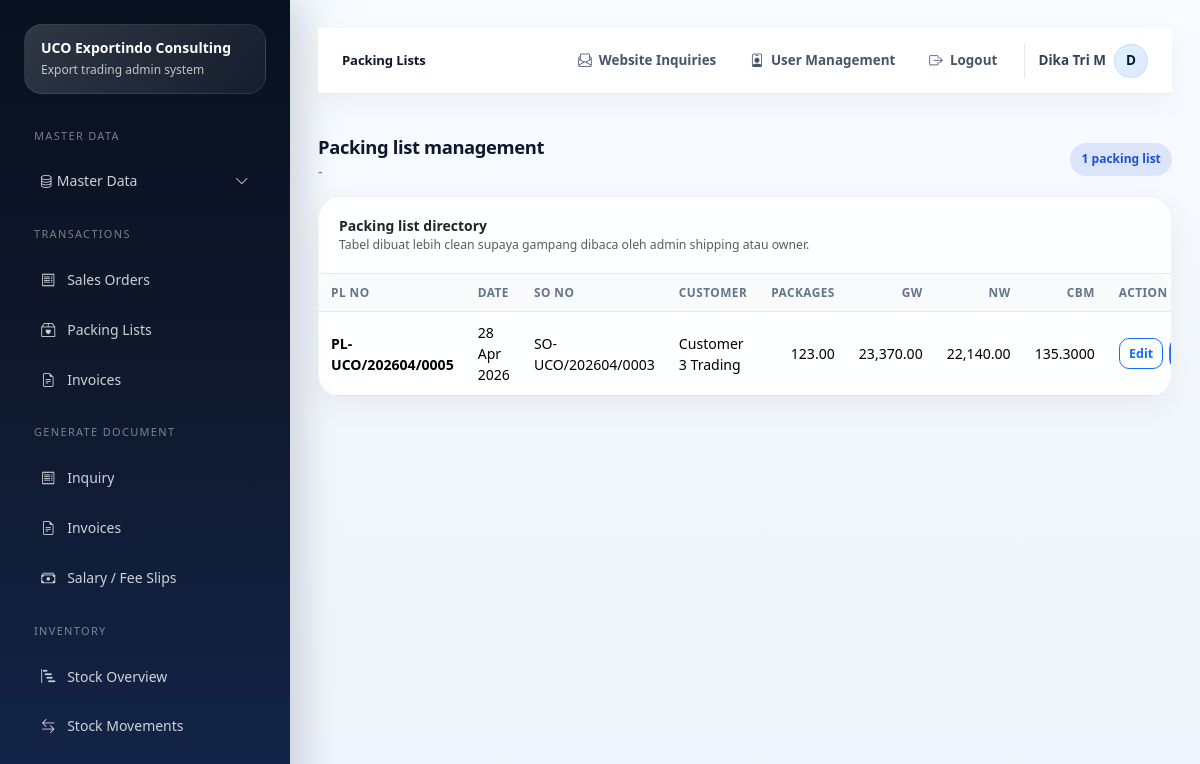
The page /index.php/transactions/packing_lists (signed in) on the database its author committed.
### tables this page shows
CREATE TABLE IF NOT EXISTS `packing_lists` (
  `id` int NOT NULL AUTO_INCREMENT,
  `sales_order_id` int NOT NULL,
  `pl_no` varchar(50) NOT NULL,
  `pl_date` date NOT NULL,
  `marks_numbers` text,
  `total_packages` decimal(18,2) NOT NULL DEFAULT '0.00',
  `gross_weight` decimal(18,2) NOT NULL DEFAULT '0.00',
  `net_weight` decimal(18,2) NOT NULL DEFAULT '0.00',
  `cbm` decimal(18,4) NOT NULL DEFAULT '0.0000',
  `created_at` timestamp NULL DEFAULT CURRENT_TIMESTAMP,
  PRIMARY KEY (`id`),
  UNIQUE KEY `pl_no` (`pl_no`),
  KEY `fk_pl_so` (`sales_order_id`),
  CONSTRAINT `fk_pl_so` FOREIGN KEY (`sales_order_id`) REFERENCES `sales_orders` (`id`) ON DELETE CASCADE
);

CREATE TABLE IF NOT EXISTS `sales_orders` (
  `id` int NOT NULL AUTO_INCREMENT,
  `so_no` varchar(50) NOT NULL,
  `order_date` date NOT NULL,
  `customer_id` int NOT NULL,
  `currency_id` int DEFAULT NULL,
  `incoterm_id` int DEFAULT NULL,
  `payment_term_id` int DEFAULT NULL,
  `warehouse_id` int DEFAULT NULL,
  `destination_port` varchar(150) DEFAULT NULL,
  `remarks` text,
  `created_by` int DEFAULT NULL,
  `total_amount` decimal(18,2) NOT NULL DEFAULT '0.00',
  `status` enum('DRAFT','CONFIRMED','SHIPPED') NOT NULL DEFAULT 'DRAFT',
  `created_at` timestamp NULL DEFAULT CURRENT_TIMESTAMP,
  PRIMARY KEY (`id`),
  UNIQUE KEY `so_no` (`so_no`),
  KEY `fk_so_customer` (`customer_id`),
  KEY `fk_so_currency` (`currency_id`),
  KEY `fk_so_incoterm` (`incoterm_id`),
  KEY `fk_so_payment_term` (`payment_term_id`),
  KEY `fk_so_warehouse` (`warehouse_id`),
  KEY `fk_so_user` (`created_by`),
  CONSTRAINT `fk_so_currency` FOREIGN KEY (`currency_id`) REFERENCES `currencies` (`id`) ON DELETE SET NULL,
  CONSTRAINT `fk_so_customer` FOREIGN KEY (`customer_id`) REFERENCES `customers` (`id`),
  CONSTRAINT `fk_so_incoterm` FOREIGN KEY (`incoterm_id`) REFERENCES `incoterms` (`id`) ON DELETE SET NULL,
  CONSTRAINT `fk_so_payment_term` FOREIGN KEY (`payment_term_id`) REFERENCES `payment_terms` (`id`) ON DELETE SET NULL,
  CONSTRAINT `fk_so_user` FOREIGN KEY (`created_by`) REFERENCES `users` (`id`) ON DELETE SET NULL,
  CONSTRAINT `fk_so_warehouse` FOREIGN KEY (`warehouse_id`) REFERENCES `warehouses` (`id`) ON DELETE SET NULL
);

CREATE TABLE IF NOT EXISTS `customers` (
  `id` int NOT NULL AUTO_INCREMENT,
  `customer_code` varchar(50) DEFAULT NULL,
  `company_name` varchar(150) NOT NULL,
  `pic_name` varchar(100) DEFAULT NULL,
  `email` varchar(100) DEFAULT NULL,
  `phone` varchar(50) DEFAULT NULL,
  `address` text,
  `country` varchar(100) DEFAULT NULL,
  `is_active` tinyint(1) NOT NULL DEFAULT '1',
  PRIMARY KEY (`id`)
);

### application/core/MY_Controller.php (called while the page is built, shortened)
<?php
class MY_Controller extends CI_Controller
{
    protected $user;
    public function __construct()
    {
        $this->user = $this->session->userdata('user');
    }
    protected function render($view, $data = [], $layout = 'admin')
    {
        $data['current_user'] = $this->user;
        $this->load->view('templates/admin_header', $data);
        $this->load->view($view, $data);
        $this->load->view('templates/admin_footer', $data);
    }
}

### application/controllers/Transactions.php (called while the page is built, shortened)
<?php
class Transactions extends MY_Controller
{
    public function packing_lists()
    {
        $data['page_title'] = 'Packing Lists';
        $data['edit'] = $this->input->get('edit') ? $this->pl->get($this->input->get('edit')) : null;
        $data['rows'] = $this->pl->rows();
        $this->render('admin/transactions/packing_lists', $data);
    }
}

### index.php (called while the page is built, shortened)
<?php
require BASEPATH . 'core/CodeIgniter.php';

### application/models/Packing_list_model.php (called while the page is built, shortened)
<?php
class Packing_list_model extends CI_Model
{
    public function rows()
    {
        return $this->db->query("SELECT pl.*, so.so_no, c.company_name FROM packing_lists pl LEFT JOIN sales_orders so ON so.id=pl.sales_order_id LEFT JOIN customers c ON c.id=so.customer_id ORDER BY pl.id DESC")->result_array();
    }
}

### application/helpers/uco_helper.php (called while the page is built, shortened)
<?php
function e($str)
{
    return htmlspecialchars((string)$str, ENT_QUOTES, 'UTF-8');
}
function format_date_id($date)
{
    return date('d M Y', strtotime($date));
}

### application/views/admin/transactions/packing_lists.php (the view, shortened to what this page needs)
<div class="section-block">
    <div class="section-head">
        <div>
            <h3>Packing list management</h3>
            <p>-</p>
        </div>
        <span class="badge-soft badge-soft-primary"><?= is_array($rows) ? count($rows) : 0; ?> packing list</span>
    </div>
    <div class="card shadow-sm">
        <div class="card-header">
            <strong>Packing list directory</strong>
            <div class="text-muted small">Tabel dibuat lebih clean supaya gampang dibaca oleh admin shipping atau owner.</div>
        </div>
        <div class="card-body p-0">
            <div class="table-responsive">
                <table class="table table-sm mb-0 align-middle">
                    <thead>
                        <tr>
                            <th>PL No</th>
                            <th>Date</th>
                            <th>SO No</th>
                            <th>Customer</th>
                            <th class="text-end">Packages</th>
                            <th class="text-end">GW</th>
                            <th class="text-end">NW</th>
                            <th class="text-end">CBM</th>
                            <th class="action-cell">Action</th>
                        </tr>
                    </thead>
                    <tbody>
                        <?php if (!$rows): ?>
                            <tr>
                                <td colspan="9" class="empty-state">Belum ada data packing list.</td>
                            </tr>
                            <?php else: foreach ($rows as $row): ?>
                                <tr>
                                    <td class="fw-semibold"><?= e($row['pl_no']); ?></td>
                                    <td><?= format_date_id($row['pl_date']); ?></td>
                                    <td><?= e($row['so_no']); ?></td>
                                    <td><?= e($row['company_name']); ?></td>
                                    <td class="text-end"><?= number_format((float)$row['total_packages'], 2); ?></td>
                                    <td class="text-end"><?= number_format((float)$row['gross_weight'], 2); ?></td>
                                    <td class="text-end"><?= number_format((float)$row['net_weight'], 2); ?></td>
                                    <td class="text-end"><?= number_format((float)$row['cbm'], 4); ?></td>
                                    <td class="action-cell">
                                        <div class="table-action-group">
                                            <a href="<?= site_url('transactions/packing-lists?edit=' . $row['id']); ?>" class="btn btn-sm btn-outline-primary">Edit</a>
                                        </div>
                                    </td>
                                </tr>
                        <?php endforeach;
                        endif; ?>
                    </tbody>
                </table>
            </div>
        </div>
    </div>
</div>

### assets/css2/app.css (style rules this page uses)
:root { --uco-navy: #0f172a; --uco-navy-2: #111c44; --uco-blue: #1d4ed8; --uco-cyan: #0ea5e9; --uco-green: #10b981; --uco-warning: #f59e0b; --uco-danger: #ef4444; --uco-light: #f8fafc; --uco-line: #e2e8f0; --uco-text: #0f172a; --uco-muted: #64748b; --uco-card: #ffffff; --uco-shadow: 0 20px 45px rgba(15, 23, 42, .08); }
html, body { height: 100%; }
body { font-size: 14px; color: var(--uco-text); background: radial-gradient(circle at top left, rgba(14, 165, 233, .08), transparent 26%), linear-gradient(180deg, #f8fbff 0%, #eef4fb 100%); }
a { text-decoration: none; }
.glass-card, .card, .login-card, .public-soft-card { border: 1px solid rgba(15, 23, 42, .06) !important; border-radius: 22px !important; box-shadow: var(--uco-shadow) !important; }
.card, .glass-card { background: rgba(255,255,255,.9); overflow: hidden; }
.card .card-header { background: transparent !important; border-bottom: 1px solid var(--uco-line); padding: 18px 20px; }
.card .card-body { padding: 20px; }
.table-responsive { border-radius: 18px; }
.table-sm td, .table-sm th { vertical-align: middle; padding: .85rem .9rem; }
.table thead th { background: #f8fafc; color: #334155; font-size: 12px; text-transform: uppercase; letter-spacing: .03em; border-bottom: 1px solid var(--uco-line); }
.badge-soft { padding: .45rem .7rem; border-radius: 999px; font-weight: 600; font-size: 12px; }
.badge-soft-primary { background: rgba(29,78,216,.12); color: #1d4ed8; }
.section-block { margin-bottom: 24px; }
.section-head { display: flex; justify-content: space-between; gap: 14px; align-items: end; margin-bottom: 14px; }
.section-head h3 { font-size: 1.05rem; margin: 0; font-weight: 700; }
.section-head p { margin: 4px 0 0; color: var(--uco-muted); font-size: 13px; }
.btn { border-radius: 14px; padding: .62rem 1rem; font-weight: 600; }
.table-action-group { display: flex; flex-wrap: wrap; gap: 8px; }

### application/views/templates/admin_header.php (style rules this page uses)
html { overflow-y: scroll; }
body { overflow-x: hidden; }
.section-block { margin-bottom: 1.35rem; }
.section-head { display: flex; align-items: center; justify-content: space-between; gap: 1rem; margin-bottom: .85rem; }
.section-head h3 { margin-bottom: .15rem; font-size: 1.15rem; font-weight: 800; letter-spacing: -.02em; }
.section-head p { margin-bottom: 0; font-size: .86rem; color: #64748b; }
.card { border: 1px solid rgba(15, 23, 42, .08); border-radius: 18px; }
.card.shadow-sm { box-shadow: 0 10px 30px rgba(15, 23, 42, .055) !important; }
.card-body { padding: 1.1rem; }
.btn { border-radius: 11px; font-weight: 700; display: inline-flex; align-items: center; justify-content: center; gap: .35rem; }
.btn-sm { min-height: 31px; padding: .28rem .58rem; border-radius: 10px; font-size: .78rem; line-height: 1.1; white-space: nowrap; }
.table-responsive { overflow-x: auto; }
.table { --bs-table-bg: transparent; font-size: .88rem; }
.table> :not(caption)>*>* { padding: .62rem .75rem; vertical-align: middle; }
.table thead th { font-size: .74rem; text-transform: uppercase; letter-spacing: .04em; color: #64748b; background: #f8fafc; border-bottom: 1px solid #e2e8f0; white-space: nowrap; }
.table-action-group, .action-buttons { display: inline-flex; align-items: center; flex-wrap: nowrap; gap: .38rem; white-space: nowrap; }
.table td.action-cell, .table th.action-cell { width: 1%; white-space: nowrap; }

### rows shown on the page
packing_lists: pl_no "PL-UCO/202604/0005", pl_date "28 Apr 2026", sales_order.so_no "SO-UCO/202604/0003", customers.company_name "Customer 3 Trading", total_packages "123.00", gross_weight "23,370.00", net_weight "22,140.00", cbm "135.3000"

### other values the page prints
$page_title "Packing Lists"
isset($u['nama']) ? $u['nama'] : 'Admin' "Dika Tri M"
substr((string)(isset($u['nama']) ? $u['nama'] : 'A'), 0, 1) "D"
count($rows) "1"
